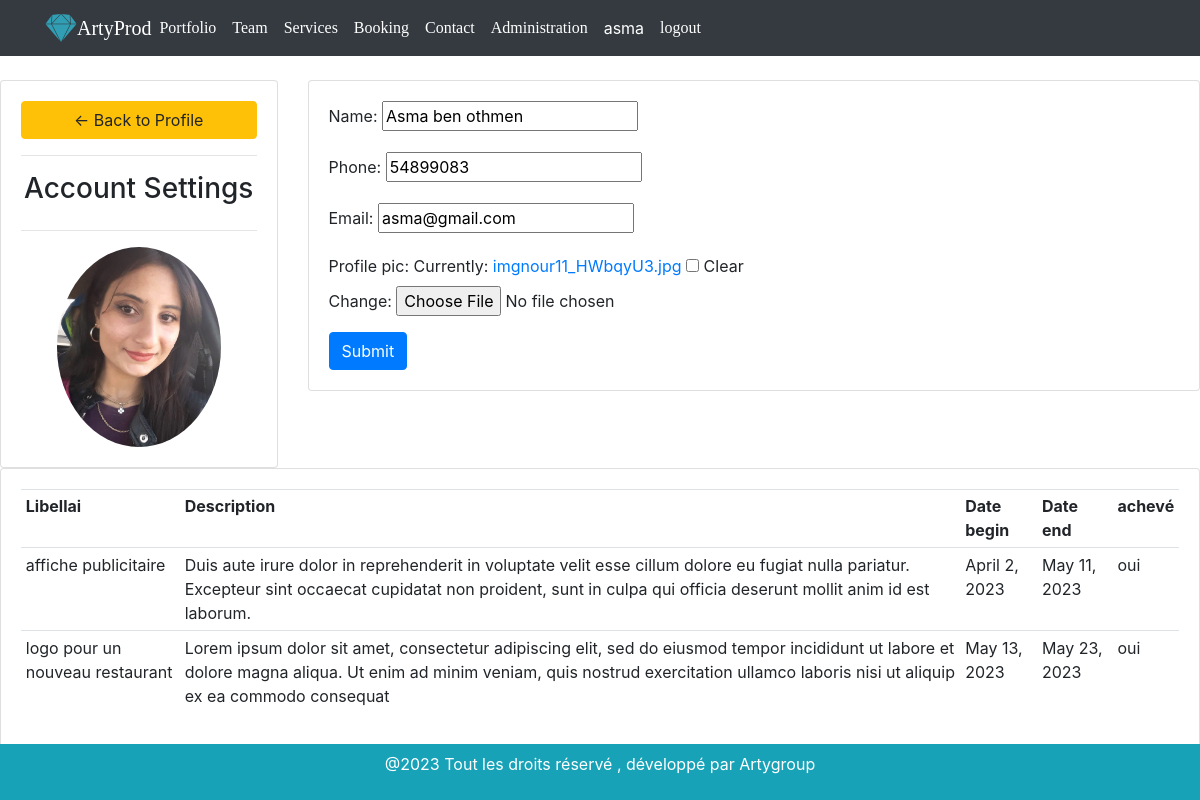
/design/profile/ (signed in), run on the app's committed database.
### design/models.py (models this page shows, shortened)
class Customer(models.Model):
    user=models.OneToOneField(User,null=True,on_delete=models.CASCADE)
    name=models.CharField(max_length=200,null=True)
    phone=models.CharField(max_length=200,null=True)
    email=models.CharField(max_length=200,null=True)
    profile_pic=models.ImageField(null=True,blank=True)
    date_created=models.DateTimeField(auto_now_add=True,null=True)

class Projet(models.Model):
    customer = models.ForeignKey(Customer, null=True, on_delete= models.SET_NULL)
    TYPE_CHOICES=[('oui','oui'),('non','non')]
    libellai=models.CharField(max_length=255)
    description=models.TextField()
    date_debut=models.DateField(null=True, default=date.today)
    date_fin=models.DateField(null=True, default=date.today)
    achevé=models.CharField(max_length=3,choices=TYPE_CHOICES)
    equipe=models.OneToOneField(Equipe,on_delete=models.CASCADE,primary_key=True,default=None,)
    def __str__(self):
        return self.libellai+" "+self.description

### design/views.py (the view)
# urls.py: path('profile/',views.profile,name='profile'),
@login_required(login_url='login')
def profile(request):
    projets=request.user.customer.projet_set.all()
    print('PROJETS',projets)
    customer=request.user.customer
    form=CustomerForm(instance=customer)
    if request.method=='POST':
        form=CustomerForm(request.POST,request.FILES,instance=customer)
        if form.is_valid():
            form.save()
    context={'form':form,'projets':projets}
    return render(request,'design/profile.html',context)

### design/forms.py
class CustomerForm(ModelForm):
  class Meta:
    model=Customer
    fields='__all__'
    exclude=['user'] #pour filtrer

### design/templates/design/profile.html (shortened to what this page needs)
{%  extends 'design/base.html' %}
{% load static %}
{% block content %}
<br>
<div class="row">
	<div class="col-md-3">
		<div class="card card-body">
			<a class="btn btn-warning" href="{% url 'home' %}"> &#8592; Back to Profile</a>
			<hr>
			<h3 style="text-align: center">Account Settings</h3>
			<hr>
			<img class="profile-pic" src="{{request.user.customer.profile_pic.url}}" >
		</div>
	</div>
	<div class="col-md-9">
		<div class="card card-body">
			<form method="POST" action="" enctype="multipart/form-data">
				{{form.as_p}}
			<input class="btn btn-primary" type="submit" name="Update Information">
			</form>
		</div>
	</div>
</div>
<div class="row">
	<div class="col-md">
		<div class="card card-body">
			<table class="table table-sm">
				<tr>
					<th>Libellai</th>
					<th>Description</th>
					<th>Date begin</th>
					<th>Date end</th>
					<th>achevé</th>
				</tr>
				{% for projet in projets %}
				<tr>
					<td>{{projet.libellai}}</td>
					<td>{{projet.description}}</td>
					<td>{{projet.date_debut}}</td>
					<td>{{projet.date_fin}}</td>
					<td>{{projet.achevé}}</td>
				</tr>
				{% endfor %}
			</table>
		</div>
	</div>
</div>
{% endblock %}

### design/templates/design/base.html (shortened to what this page needs)
{% load static %}
<!DOCTYPE html>
<html>
<head>
  <link rel="stylesheet" href="https://cdn.jsdelivr.net/npm/bootstrap@4.0.0/dist/css/bootstrap.min.css">
  <link rel="stylesheet" href="https://cdn.jsdelivr.net/npm/@fortawesome/fontawesome-free@6.2.1/css/fontawesome.min.css">
  <link rel="stylesheet" href="https://cdnjs.cloudflare.com/ajax/libs/font-awesome/6.4.0/css/all.min.css" />  <meta charset='utf-8'>
<link rel='stylesheet' type='text/css' media='screen'
href="{% static 'css/base.css'%}">
</head>
<body>
  <nav class="navbar navbar-expand-lg navbar-dark bg-dark">
    <div class="container">
      <i class="fa-brands fa-sketch fa-2xl" style="color:#319eb4;"></i>
        <a class="navbar-brand text-white m-0" style="font-family: 'Times New Roman', Times, serif;" href="{% url 'indexP' %}"> ArtyProd</a>
        <div class="collapse navbar-collapse" id="navbarSupportedContent">
          <ul class="navbar-nav me-auto mb-2 mb-lg-0">
            <li class="nav-item">
              <a class="nav-link active text-white" style="font-family: 'Times New Roman', Times, serif;" aria-current="page" href="{% url 'index' %}">Portfolio</a>
            </li>
            <li class="nav-item">
              <a class="nav-link text-white " style="font-family: 'Times New Roman', Times, serif;" href="{% url 'indexT' %}">Team</a>
            </li>
            <div class="nav-item ">
              <a  href="{% url 'service' %}" style="font-family: 'Times New Roman', Times, serif;" class="nav-link active text-white">Services</a>
           </div>
           <div class="nav-item ">
              <a  href="{% url 'booking' %}" style="font-family: 'Times New Roman', Times, serif;" class="nav-link active text-white">Booking</a>
           </div>
            <li class="nav-item ">
              <a class="nav-link text-white" style="font-family: 'Times New Roman', Times, serif;" href="{% url 'contact' %}">Contact</a>
            </li>
            <li class="nav-item ">
              <a class="nav-link text-white " style="font-family: 'Times New Roman', Times, serif;" href="{% url 'admin:index' %}">Administration</a>
            </li>
            {% if user.is_authenticated %}
            <li class="nav-item active " style="text-shadow: #319eb4;">
              <a class="nav-link" href="{% url 'profile' %}">{{user}}</a>
           </li>
            <li class="nav-item active">
              <a class="nav-link text-white"  style="font-family: 'Times New Roman', Times, serif;" href="{% url 'logout' %}">logout</a>
            </li>
           {% endif %}
          </ul>
        </div>
    </div>
  </nav>
{% block content %}
{% endblock %}
<footer class=" bg-info p-2 fixed-bottom container-fluid">
  <p class="text-center text-white"> @2023 Tout les droits réservé , développé par Artygroup </p>
</footer>
</body>
</html>

### design/templates/design/profile.html (style rules this page uses)
.profile-pic { max-width: 200px; max-height:200px; margin: 0 auto; border-radius: 50%; }

### data on the page
Customer: name "Asma ben othmen", phone "54899083", email "asma@gmail.com"
Projet: libellai "affiche publicitaire", description "Duis aute irure dolor in reprehenderit in voluptate velit esse cillum dolore eu fugiat nulla pariatur. Excepteur sint occaecat cupidatat non proident, sunt in culpa qui officia deserunt mollit anim id est laborum.", date_debut "April 2, 2023", date_fin "May 11, 2023", achevé "oui"
Projet: libellai "logo pour un nouveau restaurant", description "Lorem ipsum dolor sit amet, consectetur adipiscing elit, sed do eiusmod tempor incididunt ut labore et dolore magna aliqua. Ut enim ad minim veniam, quis nostrud exercitation ullamco laboris nisi ut aliquip ex ea commodo consequat", date_debut "May 13, 2023", date_fin "May 23, 2023", achevé "oui"

### other printed values
{{ user }} "asma"
